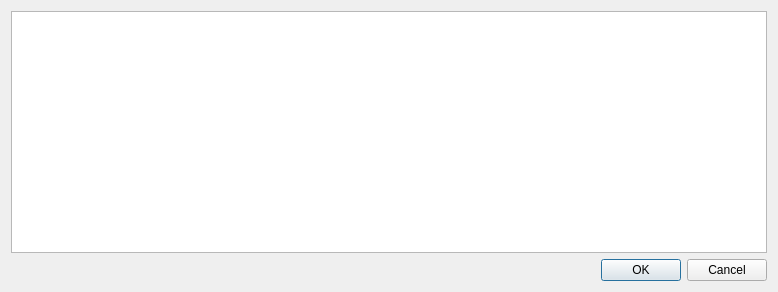
<?xml version="1.0" encoding="UTF-8"?>
<ui version="4.0">
 <class>DialogViewColors</class>
 <widget class="QDialog" name="DialogViewColors">
  <property name="windowModality">
   <enum>Qt::WindowModality::ApplicationModal</enum>
  </property>
  <property name="geometry">
   <rect>
    <x>0</x>
    <y>0</y>
    <width>778</width>
    <height>292</height>
   </rect>
  </property>
  <property name="windowTitle">
   <string>Colors</string>
  </property>
  <property name="modal">
   <bool>true</bool>
  </property>
  <layout class="QVBoxLayout" name="verticalLayout">
   <item>
    <widget class="QTableWidget" name="tableWidgetColors">
     <property name="editTriggers">
      <set>QAbstractItemView::EditTrigger::NoEditTriggers</set>
     </property>
     <property name="selectionMode">
      <enum>QAbstractItemView::SelectionMode::NoSelection</enum>
     </property>
     <property name="selectionBehavior">
      <enum>QAbstractItemView::SelectionBehavior::SelectRows</enum>
     </property>
     <attribute name="horizontalHeaderVisible">
      <bool>false</bool>
     </attribute>
     <attribute name="horizontalHeaderStretchLastSection">
      <bool>true</bool>
     </attribute>
     <attribute name="verticalHeaderVisible">
      <bool>false</bool>
     </attribute>
     <attribute name="verticalHeaderMinimumSectionSize">
      <number>20</number>
     </attribute>
     <attribute name="verticalHeaderDefaultSectionSize">
      <number>20</number>
     </attribute>
    </widget>
   </item>
   <item>
    <layout class="QHBoxLayout" name="horizontalLayout">
     <item>
      <spacer name="horizontalSpacer">
       <property name="orientation">
        <enum>Qt::Orientation::Horizontal</enum>
       </property>
       <property name="sizeHint" stdset="0">
        <size>
         <width>40</width>
         <height>20</height>
        </size>
       </property>
      </spacer>
     </item>
     <item>
      <widget class="QPushButton" name="pushButtonOK">
       <property name="text">
        <string>OK</string>
       </property>
      </widget>
     </item>
     <item>
      <widget class="QPushButton" name="pushButtonCancel">
       <property name="text">
        <string>Cancel</string>
       </property>
      </widget>
     </item>
    </layout>
   </item>
  </layout>
 </widget>
 <resources/>
 <connections/>
</ui>
